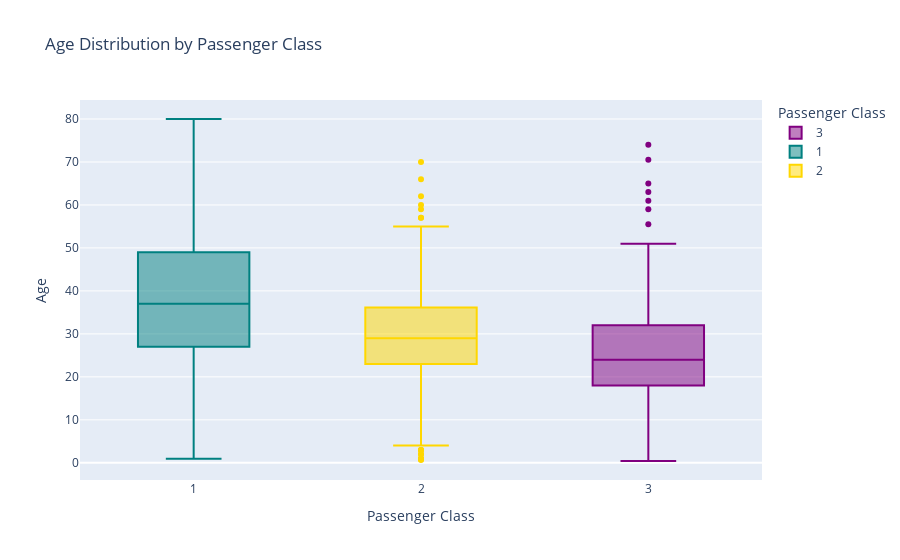

Notebook cell for this chart:
### Code cell
fig = px.box(
    titanic,
    x = "pclass",
    y = 'age',
    color = 'pclass',
    title = 'Age Distribution by Passenger Class',
    labels = {'pclass': 'Passenger Class', 'age': 'Age'},
    color_discrete_sequence = ['purple', 'teal', 'gold']
)

fig.update_layout(
    xaxis_title="Passenger Class",
    yaxis_title="Age"
)

fig.show()

### Figure 1 — Plotly figure (JSON) as saved in the notebook; plotly's stock layout.template omitted (floating-point values rounded to 4 significant figures; data arrays with more than 128 entries replaced by an {"elided": "..."} marker saying what was removed)
{"data": [{"alignmentgroup": "True", "hovertemplate": "Passenger Class=%{x}<br>Age=%{y}<extra></extra>", "legendgroup": "3", "marker": {"color": "purple"}, "name": "3", "notched": false, "offsetgroup": "3", "orientation": "v", "showlegend": true, "type": "box", "x": {"elided": "491 int values"}, "x0": " ", "xaxis": "x", "y": {"elided": "491 float values"}, "y0": " ", "yaxis": "y"}, {"alignmentgroup": "True", "hovertemplate": "Passenger Class=%{x}<br>Age=%{y}<extra></extra>", "legendgroup": "1", "marker": {"color": "teal"}, "name": "1", "notched": false, "offsetgroup": "1", "orientation": "v", "showlegend": true, "type": "box", "x": {"elided": "216 int values"}, "x0": " ", "xaxis": "x", "y": {"elided": "216 float values"}, "y0": " ", "yaxis": "y"}, {"alignmentgroup": "True", "hovertemplate": "Passenger Class=%{x}<br>Age=%{y}<extra></extra>", "legendgroup": "2", "marker": {"color": "gold"}, "name": "2", "notched": false, "offsetgroup": "2", "orientation": "v", "showlegend": true, "type": "box", "x": {"elided": "184 int values"}, "x0": " ", "xaxis": "x", "y": {"elided": "184 float values"}, "y0": " ", "yaxis": "y"}], "layout": {"boxmode": "overlay", "legend": {"title": {"text": "Passenger Class"}, "tracegroupgap": 0}, "title": {"text": "Age Distribution by Passenger Class"}, "xaxis": {"anchor": "y", "categoryarray": [3, 1, 2], "categoryorder": "array", "domain": [0, 1], "title": {"text": "Passenger Class"}}, "yaxis": {"anchor": "x", "domain": [0, 1], "title": {"text": "Age"}}}}
